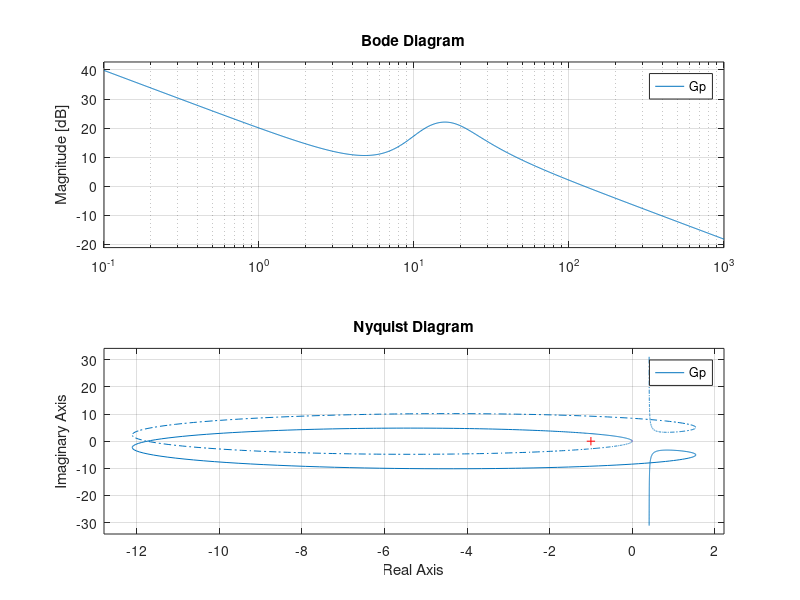

Recreate this plot in MATLAB.

Kp = 28.53;
Ki = 241.53;
Kd = 2.48;
Tf = 1/25;
a = 7.55;
b = 75.85;
g = 9.82;
d = 0.18;

s = tf('s');

F = Kp + Ki/s + Kd*s/(1+Tf*s);
Gv = (d*s^2 - g) / s;
Gpp = F *a /(a*F+s^2-b);
Gp = -Gpp *Gv

[mag, phase, wout] = bode(Gp,0.75);

bode(Gp);

%%

Kvp = 5.73;
Kvi = 31.25;

Fv = Kvp + Kvi/s;
nyquist(Gp);